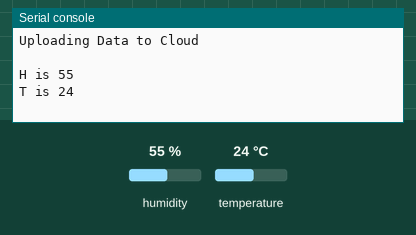
Bench run of a program on a simulated ESP8266 board running MicroPython. Parts: the last lines printed to the serial console. The inputs (shaded band) are chosen by the test bench; at power-on: humidity 55 %, temperature 24 °C. WiFi joins after 1.5 s; web requests get an empty 200 reply after 0.4 s.

Above: at 2.7 s.
2.8 s: humidity set to 22 %
At 4.21 s:
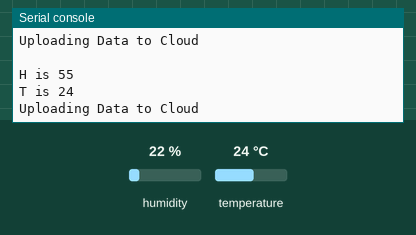
6.0 s: temperature set to 12 °C
At 7.3 s:
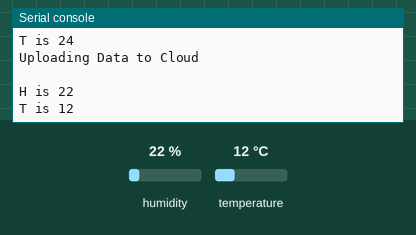
9.2 s: humidity set to 40 %
At 12.7 s:
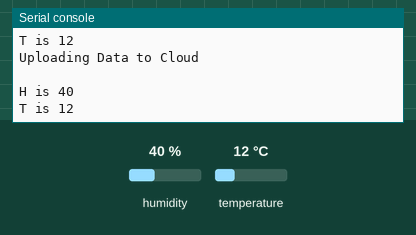
Timing chart, 0 to 14.2 s (numbered marks = the images above; inputs shaded):
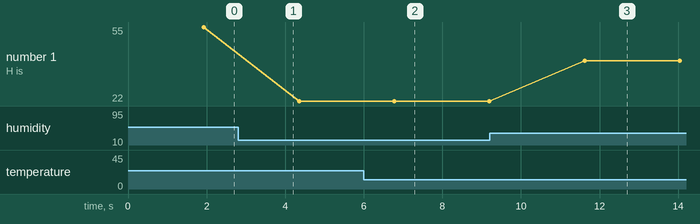

The program:

dht11-upload.py
```python
# Uploading DHT11 to our madBlocks Dashboard
# DHT11 Sensor
# Data to D0 - GPIO16

from machine import *
from network import *
from urequests import *
from dht import *
from time import *

ssid="Automad"
password="@ut0M@D0"

d=DHT11(Pin(5))
cloud_api='http://madblocks.tech/dashboard/upload_data.php?channel_api_key=e24844918055f79998056c42e811b405&sensor1_name='
#Wi-Fi Connectivity
def connect_wifi():
    print ('Connecting with Wi-Fi')
    station = WLAN(STA_IF)
    if(station.isconnected()):
      print (station.ifconfig())
      return()
    station.active(True)
    station.connect(ssid,password)
    while (station.isconnected()==False):
      pass
    print('Connection Successful')
    print(station.ifconfig())

def upload_data(t):
  print ('Uploading Data to Cloud')
  k=get(t)
  print(k.text)

connect_wifi()
while True:
  d.measure()
  h=d.humidity()
  t=d.temperature()
  data_1=cloud_api+str(h)+'&sensor2_name='+str(t)
  upload_data(data_1)
  print ("H is %d" % h)
  print ("T is %d" % t)

  sleep(2)
```

Measured:
- after the input at 6.0 s, the serial console: prints a new line after 0.78 s (image 2)
- after the input at 9.2 s, the serial console: prints a new line after 2.4 s (image 3)
- plotted number 1: 55 → 22 after the input at 2.8 s, 22 → 40 after the input at 9.2 s
